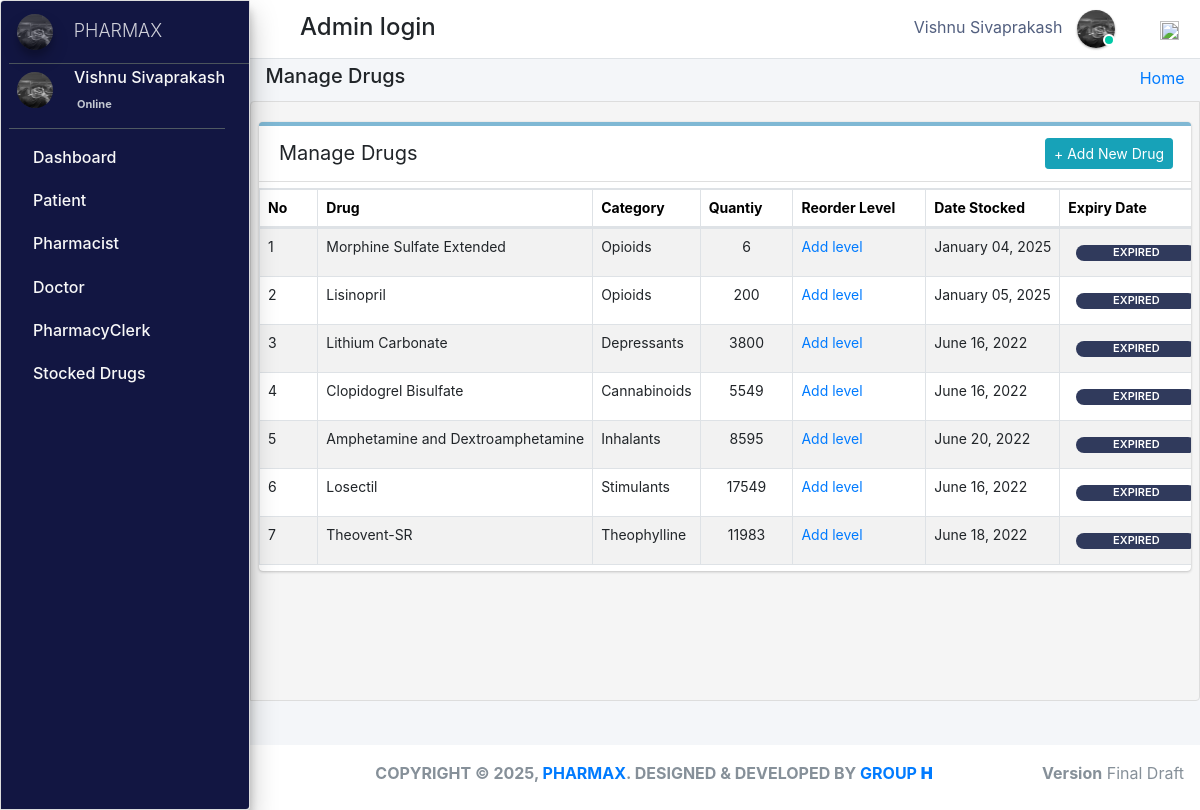
The app's page /admin_user/manage_stock/ (signed in) with its own data.
### pharmacy/models.py (models this page shows, shortened)
class CustomUser(AbstractUser):
    user_type_data = ((1, "AdminHOD"), (2, "Pharmacist"), (3, "Doctor"), (4, "PharmacyClerk"),(5, "Patients"))
    user_type = models.CharField(default=1, choices=user_type_data, max_length=10)

class AdminHOD(models.Model):
    gender_category=(
        ('Male','Male'),
        ('Female','Female'),
    )
    admin = models.OneToOneField(CustomUser,null=True, on_delete = models.CASCADE)
    emp_no= models.CharField(max_length=100,null=True,blank=True)
    gender=models.CharField(max_length=100,null=True,choices=gender_category)
    mobile=models.CharField(max_length=10,null=True,blank=True)
    address=models.CharField(max_length=300,null=True,blank=True)
    profile_pic=models.ImageField(default="admin.png",null=True,blank=True)
    created_at = models.DateTimeField(auto_now_add=True)
    updated_at = models.DateTimeField(auto_now=True)
    date_employed=models.DateTimeField(auto_now_add=True, auto_now=False)
    objects = models.Manager()

class Stock(models.Model):
    category = models.ForeignKey(Category,null=True,on_delete=models.CASCADE,blank=True)
    drug_imprint=models.CharField(max_length=6 ,blank=True, null=True)
    drug_name = models.CharField(max_length=50, blank=True, null=True)
    drug_color = models.CharField(max_length=50, blank=True, null=True)
    drug_shape = models.CharField(max_length=50, blank=True, null=True)
    quantity = models.IntegerField(default='0', blank=True, null=True)
    receive_quantity = models.IntegerField(default='0', blank=True, null=True)
    reorder_level = models.IntegerField(default='0', blank=True, null=True)
    manufacture= models.CharField(max_length=50, blank=True, null=True)
    last_updated = models.DateTimeField(auto_now_add=False, auto_now=True)
    timestamp = models.DateTimeField(auto_now_add=True, auto_now=False)
    drug_strength= models.CharField(max_length=10, blank=True, null=True)
    valid_from = models.DateTimeField(blank=True, null=True,default=timezone.now)
    valid_to = models.DateTimeField(blank=False, null=True)
    drug_description=models.TextField(blank=True,max_length=1000,null=True)
    drug_pic=models.ImageField(default="images2.png",null=True,blank=True)
    objects = ExpiredManager()

class Category(models.Model):
    name = models.CharField(max_length=50, blank=False, null=True)
    def __str__(self):
        return str(self.name)

### pharmacy/HODViews.py (the view)
# urls.py: path('admin_user/manage_stock/',HODViews.manageStock,name='manage_stock'),
def manageStock(request):
    stocks = Stock.objects.all().order_by("-id")
    ex=Stock.objects.annotate(
    expired=ExpressionWrapper(Q(valid_to__lt=Now()), output_field=BooleanField())
    ).filter(expired=True)
    eo=Stock.objects.annotate(
    expired=ExpressionWrapper(Q(valid_to__lt=Now()), output_field=BooleanField())
    ).filter(expired=False)
    context = {
        "stocks": stocks,
        "expired":ex,
        "expa":eo,
        "title":"Manage Stocked Drugs"
    }
    return render(request,'hod_templates/manage_stock.html',context)

### pharmacy/LoginCheckMiddleWare.py (called while the page is built, shortened)
    def process_view(self, request, view_func, view_args, view_kwargs):
        modulename = view_func.__module__
        user = request.user
        if user.is_authenticated:
            if user.user_type == "1":
                if modulename == "pharmacy.HODViews":
                    pass
                elif modulename == "":
                    pass
                elif modulename == "pharmacy.views" or modulename == "django.views.static":
                    pass
                else:
                    pass
            else:
                return redirect("login")
        else:
            if request.path == reverse("login"):
                pass
            else:
                return redirect("login")

### pharmacy/models.py (called while the page is built)
    def get_queryset(self):
        return super().get_queryset().annotate(
            expired=ExpressionWrapper(Q(valid_to__lt=Now()), output_field=BooleanField())
        )

### pharmacy/templates/hod_templates/manage_stock.html (shortened to what this page needs)
{% extends 'hod_templates/base_template.html'%} {% block page_title %}
<h5>Manage Drugs</h5>
{% endblock page_title %} {% block main_content %}
<section class="content">
    <div class="row">
        <div class="col-md-12">
            <div class="card manage sc">
                <div class="card-header">
                    <span>Manage Drugs</span>
                    <div class="card-tools d-flex">
                        <a class="btn btn-sm btn-info mr-2" href="{% url 'add_stock' %}" role="button">+ Add New Drug</a>
                    </div>
                </div>
                <table class="table table-bordered table-hover dataTable" id="plist">
                    <thead>
                        <tr>
                            <th>No</th>
                            <th>Drug</th>
                            <th>Category</th>
                            <th>Quantiy</th>
                            <th>Reorder Level</th>
                            <th>Date Stocked</th>
                            <th>Expiry Date</th>
                        </tr>
                    </thead>
                    <tbody>
                        {% for stock in stocks %}
                        <tr class="hov">
                            <td>{{forloop.counter}}</td>
                            <td>{{stock.drug_name}}</td>
                            <td>{{stock.category}}</td>
                            <td>
                                <span class="d-flex justify-content-center">
                                 {% if stock.quantity <= stock.reorder_level %}
                                <div  class="d-flex justify-content-center px-2 mt-2"style="background-color:#a00b80;;border-radius: 10px;font-size: 11px; width:70px;font-weight: 600;color: white;">{{stock.quantity}}</div>
                                {% else %}{{stock.quantity}}
                                {% endif %}</span>
                            </td>
                            <td>
                                {% if stock.reorder_level %}
                                <a href="{% url 'reorder_level' stock.id %}">{{stock.reorder_level}}</a></td>
                            {% else %}
                            <a href="{% url 'reorder_level' stock.id %}">Add level</a> {% endif %}
                            <td>{{stock.last_updated |date:"F d, Y"}}</td>
                            {% for expire in expired %} {% if stock.drug_name == expire.drug_name %}
                            <td class="">
                                <div style="background-color: rgb(48, 58, 92);border-radius: 10px;font-size: 11px; width:120px;font-weight: 600;color: white;" class="d-flex justify-content-center ml-2 mt-2 px-1 "> EXPIRED </div>
                            </td>
                            {% endif %} {% endfor %}
                        </tr>
                        {% endfor %}
                    </tbody>
                </table>
            </div>
        </div>
    </div>
</section>
{% endblock %}

### pharmacy/templates/hod_templates/base_template.html (shortened to what this page needs)
{% extends 'base_file.html' %} {% block htm %}
<body class="hold-transition sidebar-mini layout-fixed">
    <div class="wrapper">
        <nav class="main-header navbar navbar-expand navbar-white navbar-light">
            <ul class="navbar-nav">
                <li class="nav-item">
                    <a class="nav-link" data-widget="pushmenu" href="#" role="button"></a>
                </li>
            </ul>
            <h4 style="margin-left: 10px; margin-top: 5px;">Admin login </h4>
            <ul class="navbar-nav ml-auto">
                <li class="mx-3">
                    <a href="#" class="sm-submenu-with-image a">
                        <span>{{user.first_name}}  {{user.last_name}}</span>
                        <img src="{{request.user.adminhod.profile_pic.url}}" class="img-circle elevation-1" width="38" height="38" alt="">
                        <span class="avatar-status avatar-sm-status avatar-status-success"></span>
                    </a>
                </li>
                <li class="nav-item dropdown ml-3 low">
                    <a href="#" class="btn btn-outlined btn-black text-muted bg-transparent " data-toggle="dropdown" aria-expanded="false" data-wow-delay="0.7s"><img src="https://img.icons8.com/ios/50/000000/settings.png" width="19" height="19">
                    </a>
                </li>
            </ul>
        </nav>
        {% include 'hod_templates/sidebar.html'%}
        <div class="content-wrapper">
            <div class="content-header">
                <div class="container-fluid">
                    <div class="row ">
                        <div class="col-sm-6">
                            <h1 class="m-0 text-dark">
                                {% block page_title %} {% endblock page_title %}
                            </h1>
                        </div>
                        <div class="col-sm-6 ">
                            <ol class="breadcrumb float-sm-right">
                                <li class="breadcrumb-item"><a href="">Home</a></li>
                            </ol>
                        </div>
                    </div>
                </div>
            </div>
            {% block main_content %} {% endblock main_content %}
        </div>
        {% include 'hod_templates/footer.html'%}
    </div>
    {% endblock htm %}

### pharmacy/templates/hod_templates/sidebar.html (shortened to what this page needs)
<aside class="main-sidebar sidebar-dark-primary elevation-4">
    <a href="" class="brand-link ml-2">
        <img src="{{request.user.adminhod.profile_pic.url}}" alt="" width="36" height="36" class=" img-circle elevation-3" style="opacity: .8">
        <span class="brand-text font-weight-light mt-1 ml-3 mmust">PHARMAX</span>
    </a>
    <div class="sidebar">
        <div class="user-panel mr-3">
            <div class="pull-left image sm-submenu-with-image a ml-2 ">
                <img src="{{request.user.adminhod.profile_pic.url}}" class="img-circle mt-2" width="36" height="36" alt="User Image">
            </div>
            <div class="pull-left info">
                <p>{{user.first_name}} {{user.last_name}}</p>
                <a href="#"> Online</a>
            </div>
        </div>
        <nav class="mt-2">
            <ul class="nav nav-pills nav-sidebar flex-column" data-widget="treeview" role="menu" data-accordion="false">
                <li class="nav-item">
                    <a href="{% url  'admin_dashboard' %}" class="nav-link">
                        <p>
                            Dashboard
                        </p>
                    </a>
                </li>
                <li class="nav-item">
                    <a href="#" class="nav-link">
                        <p>
                            Patient
                        </p>
                    </a>
                </li>
                <li class="nav-item">
                    <a href="#" class="nav-link">
                        <p>
                            Pharmacist
                        </p>
                    </a>
                </li>
                <li class="nav-item">
                    <a href="#" class="nav-link">
                        <p>
                            Doctor
                        </p>
                    </a>
                </li>
                <li class="nav-item">
                    <a href="#" class="nav-link">
                        <p>
                            PharmacyClerk
                        </p>
                    </a>
                </li>
                <li class="nav-item">
                    <a href="#" class="nav-link">
                        <p>
                            Stocked Drugs
                        </p>
                    </a>
                </li>
            </ul>
        </nav>
    </div>
</aside>

### static/css/main.css (style rules this page uses)
html { font-family: sans-serif; line-height: 1.15; -webkit-text-size-adjust: 100%; -webkit-tap-highlight-color: transparent; }
body { overflow-y: hidden; overflow-x: hidden; font-family: -apple-system, BlinkMacSystemFont, "Segoe UI", Roboto, "Helvetica Neue", Arial, "Noto Sans", sans-serif, "Apple Color Emoji", "Segoe UI Emoji", "Segoe UI Symbol", "Noto Color Emoji" !important; }
th { color: rgb(0, 0, 0); font-size: 14px !important; }
.content { background-color: #f5f5f5; border: 1px solid #dddddd; border-radius: 4px 0px 4px 0px; left: -1px; padding: 10px 7px 5px; }
.main-sidebar { background: #ffffff; border: 1px solid #dddddd; border-radius: 4px 0px 4px 0px; font-weight: bold; }
.content { height: 75vh; overflow-y: scroll; overflow-x: hidden; }
.sc { white-space: nowrap; display: block; overflow-x: hidden !important; }
.content .row { margin-top: 20px !important; }
.main-sidebar { background-color: #121642 !important; color: white !important; }
.main-sidebar p { color: #f8f8f8 !important; font-weight: 500 !important }
td { font-size: 14px !important; }
.hov { transition: transform .5s; }
.avatar-status { position: absolute; bottom: 12px; right: 75.4px; display: -ms-inline-flexbox; display: inline-flex; -ms-flex-negative: 0; flex-shrink: 0; -ms-flex-pack: center; justify-content: center; -ms-flex-align: center; align-items: center; white-space: nowrap; text-align: center; vertical-align: baseline; font-weight: 600; border: .125rem solid #fff; width: 12px; height: 12px; line-height: 1; font-size: .71094rem; border-radius: 50%; }
.avatar-status-success { color: #fff; background-color: #00c9a7; }
.card-header span { font-size: 20px !important; }
.table>tbody>tr>td, .table>tbody>tr>th, .table>tfoot>tr>td, .table>tfoot>tr>th, .table>thead>tr>td, .table>thead>tr>th { padding: 8px; line-height: 1.42857143; vertical-align: top; }
.pull-left { float: left; }
.pull-left { float: left!important; }
.user-panel>.info { padding: 5px 5px 5px 15px; line-height: 1; position: absolute; left: 55px; }
.user-panel>.info>p { font-weight: 600; margin-bottom: 9px; }
p { margin: 0 0 10px; }
.user-panel { padding-bottom: 20px; }
.user-panel:after { clear: both; }
.user-panel:before, .user-panel:after { content: " "; display: table; }
.user-panel>.info>a { text-decoration: none; padding-right: 5px; margin-top: 3px; font-size: 11px; overflow: hidden; white-space: nowrap; }
.mmust { overflow: hidden; white-space: nowrap; font-size: 18px; }
.table { background: white !important; }
.container-fluid { width: 100%; padding-right: 15px; padding-left: 15px; margin-right: auto; margin-left: auto; }
.row { display: flex; flex-wrap: wrap; margin-right: -15px; margin-left: -15px; }
.d-flex { display: flex !important; z-index: 44; }
.d-flex { display: flex !important; }
.manage { border-radius: 2px; border-top: 4px solid rgba(0, 115, 170, 0.5) !important; box-shadow: 0 2px 1px rgb(0 0 0 / 5%); border-left: none; border-right: none; border-bottom: none; margin-bottom: 30px; }
.table tbody tr:nth-of-type(odd) { background-color: rgba(0, 0, 0, .05) !important; }
.table tbody tr:nth-of-type(odd) { background-color: rgba(197, 197, 197, 0.05) !important; }
.img-circle { border-radius: 50%; }
.content-wrapper .content-header { padding: 5px 0.5rem !important; }

### static/css/profile.css (style rules this page uses)
li { list-style-type: none ! }
.navbar-nav span { color: #525f7f !important; margin-right: 10px !important; }
body { font-family: 'Rubik', sans-serif; height: 100% !important; }
.manage { border-radius: 2px; border-top: 4px solid rgba(0, 115, 170, 0.5) !important; box-shadow: 0 2px 1px rgb(0 0 0 / 5%); border-left: none; border-right: none; border-bottom: none; margin-bottom: 30px; }
.table tbody tr:nth-of-type(odd) { background-color: rgba(0, 0, 0, .05) !important; }

### records on screen
CustomUser: first_name "Vishnu", last_name "Sivaprakash", user.adminhod.profile_pic (picture)
Stock: drug_name "Morphine Sulfate Extended", category "Opioids", quantity "6", reorder_level "Add level", last_updated "January 04, 2025", shows "EXPIRED"
Stock: drug_name "Lisinopril", category "Opioids", quantity "200", reorder_level "Add level", last_updated "January 05, 2025", shows "EXPIRED"
Stock: drug_name "Lithium Carbonate", category "Depressants", quantity "3800", reorder_level "Add level", last_updated "June 16, 2022", shows "EXPIRED"
Stock: drug_name "Clopidogrel Bisulfate", category "Cannabinoids", quantity "5549", reorder_level "Add level", last_updated "June 16, 2022", shows "EXPIRED"
Stock: drug_name "Amphetamine and Dextroamphetamine", category "Inhalants", quantity "8595", reorder_level "Add level", last_updated "June 20, 2022", shows "EXPIRED"
Stock: drug_name "Losectil", category "Stimulants", quantity "17549", reorder_level "Add level", last_updated "June 16, 2022", shows "EXPIRED"
Stock: drug_name "Theovent-SR", category "Theophylline", quantity "11983", reorder_level "Add level", last_updated "June 18, 2022", shows "EXPIRED"
